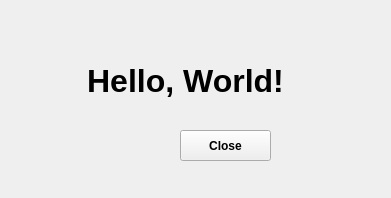
<?xml version="1.0" encoding="UTF-8"?>
<ui version="4.0">
 <class>Widget</class>
 <widget class="QWidget" name="Widget">
  <property name="geometry">
   <rect>
    <x>0</x>
    <y>0</y>
    <width>391</width>
    <height>198</height>
   </rect>
  </property>
  <property name="windowTitle">
   <string>Widget</string>
  </property>
  <widget class="QLabel" name="label">
   <property name="geometry">
    <rect>
     <x>70</x>
     <y>40</y>
     <width>231</width>
     <height>81</height>
    </rect>
   </property>
   <property name="font">
    <font>
     <pointsize>24</pointsize>
     <bold>true</bold>
    </font>
   </property>
   <property name="text">
    <string>Hello, World!</string>
   </property>
   <property name="alignment">
    <set>Qt::AlignmentFlag::AlignCenter</set>
   </property>
  </widget>
  <widget class="QPushButton" name="pushButton">
   <property name="geometry">
    <rect>
     <x>180</x>
     <y>130</y>
     <width>91</width>
     <height>31</height>
    </rect>
   </property>
   <property name="font">
    <font>
     <bold>true</bold>
    </font>
   </property>
   <property name="text">
    <string>Close</string>
   </property>
  </widget>
 </widget>
 <resources/>
 <connections>
  <connection>
   <sender>pushButton</sender>
   <signal>clicked()</signal>
   <receiver>Widget</receiver>
   <slot>close()</slot>
   <hints>
    <hint type="sourcelabel">
     <x>225</x>
     <y>145</y>
    </hint>
    <hint type="destinationlabel">
     <x>195</x>
     <y>98</y>
    </hint>
   </hints>
  </connection>
 </connections>
</ui>
